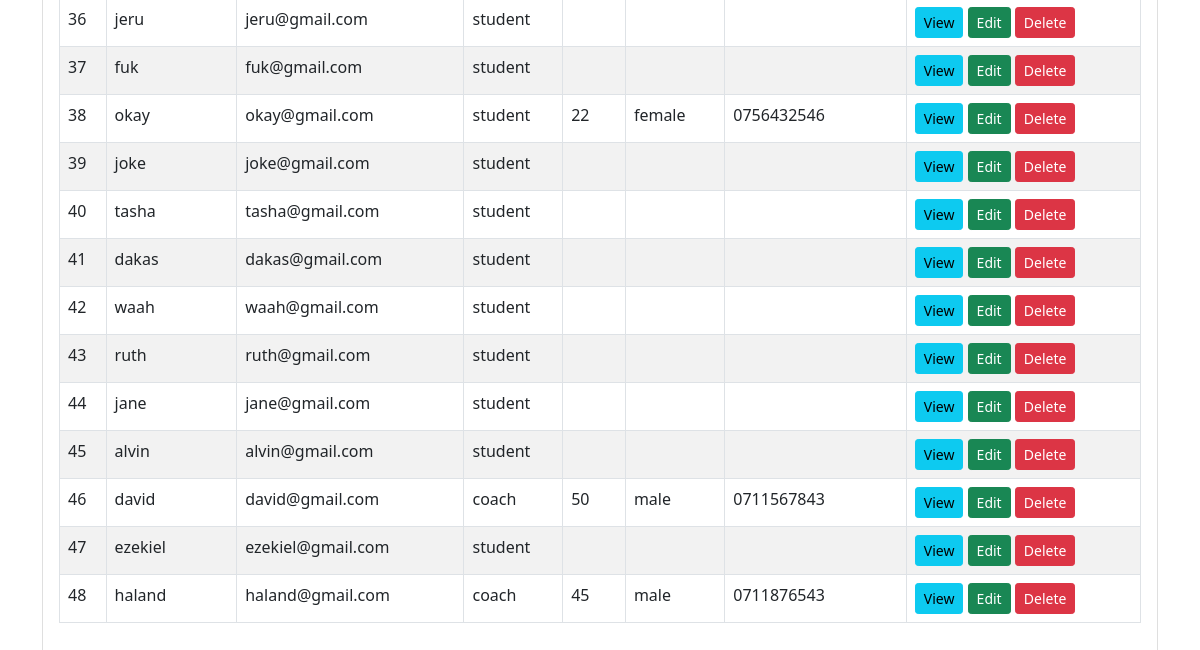
Before: /admin/user_details.php (lower part) with the older database file.
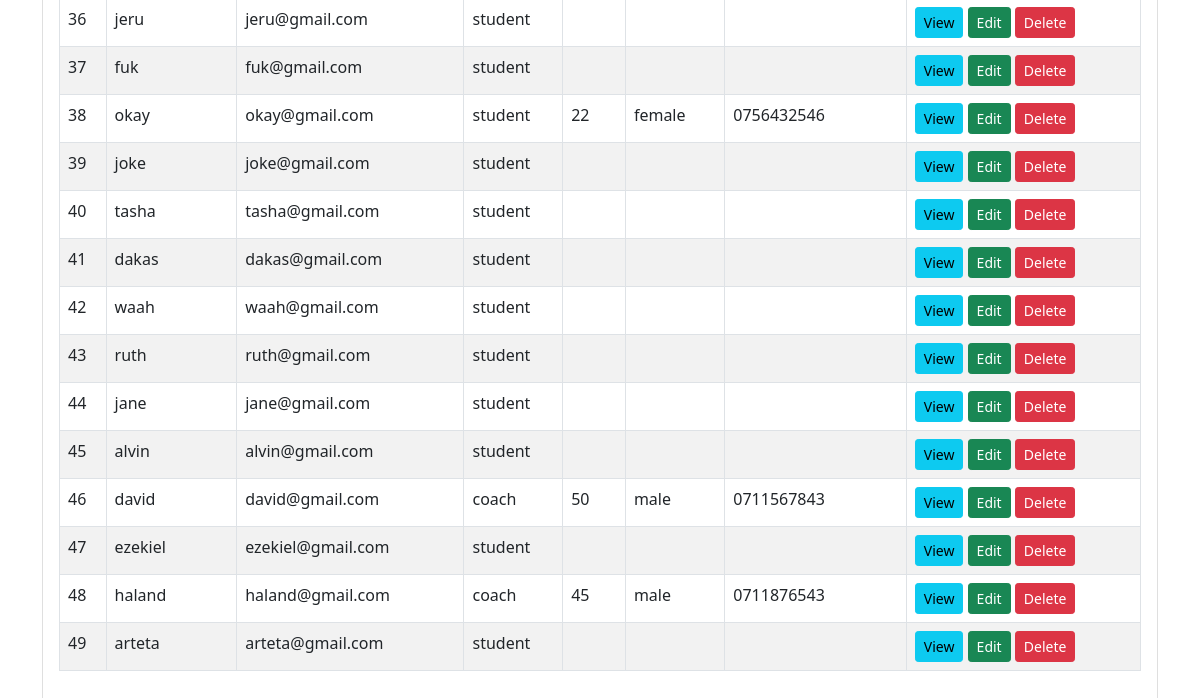
After: the same page with the newer database file.
### tables this page shows
CREATE TABLE `users` (
  `id` int(11) NOT NULL,
  `username` varchar(30) NOT NULL,
  `pwd` varchar(255) NOT NULL,
  `email` varchar(100) NOT NULL,
  `created_at` datetime NOT NULL DEFAULT curtime(),
  `role` varchar(50) NOT NULL DEFAULT 'student',
  `age` int(11) DEFAULT NULL,
  `gender` varchar(10) DEFAULT NULL,
  `phone_number` varchar(20) DEFAULT NULL
);

### admin/user_details.php (the view, shortened to what this page needs)
<?php
require '../includes/dbh.inc.php';
?>
<!doctype html>
<html lang="en">
<head>
    <link href="https://cdn.jsdelivr.net/npm/bootstrap@5.1.3/dist/css/bootstrap.min.css" rel="stylesheet">
</head>
<body>
<div class="container mt-5">
    <div class="row">
        <div class="col-md-12">
            <div class="card">
                <div class="card-body table-responsive">
                    <table class="table table-bordered table-striped">
                        <tbody>
                        <?php
                        $query = "SELECT * FROM users";
                        $query_run = mysqli_query($con, $query);
                        if (mysqli_num_rows($query_run) > 0) {
                            foreach ($query_run as $user) {
                                ?>
                                <tr>
                                    <td><?= $user['id']; ?></td>
                                    <td><?= $user['username']; ?></td>
                                    <td><?= $user['email']; ?></td>
                                    <td><?= $user['role']; ?></td>
                                    <td><?= $user['age']; ?></td>
                                    <td><?= $user['gender']; ?></td>
                                    <td><?= $user['phone_number']; ?></td>
                                    <td>
                                        <a href="user_view.php?id=<?= $user['id']; ?>" class="btn btn-info btn-sm">View</a>
                                        <a href="user_edit.php?id=<?= $user['id']; ?>" class="btn btn-success btn-sm">Edit</a>
                                        <form action="user_details.php" method="POST" class="d-inline">
                                            <button type="submit" class="btn btn-danger btn-sm">Delete</button>
                                        </form>
                                    </td>
                                </tr>
                                <?php
                            }
                        } else {
                            echo "<h5>No Record Found!</h5>";
                        }
                        ?>
                        </tbody>
                    </table>
                </div>
            </div>
        </div>
    </div>
</div>
</body>
</html>

Changed rows visible on the page:
added users: id "49", username "arteta", email "arteta@gmail.com", role "student"
